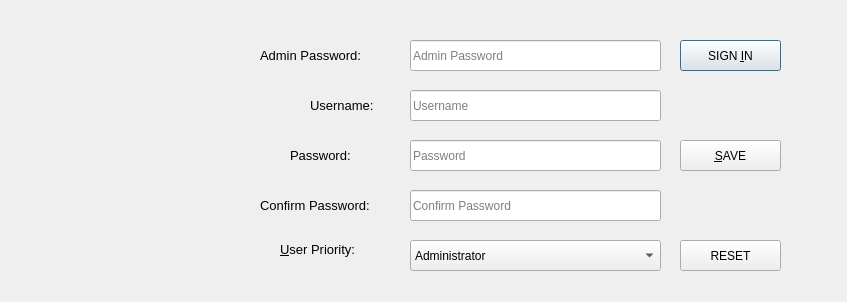
<?xml version="1.0" encoding="UTF-8"?>
<ui version="4.0">
 <class>Dialog_NewUserRegistration</class>
 <widget class="QDialog" name="Dialog_NewUserRegistration">
  <property name="geometry">
   <rect>
    <x>0</x>
    <y>0</y>
    <width>847</width>
    <height>302</height>
   </rect>
  </property>
  <property name="windowTitle">
   <string>New User Registration</string>
  </property>
  <property name="windowIcon">
   <iconset>
    <normaloff>../../OneDrive/Desktop/logo isquare.png</normaloff>../../OneDrive/Desktop/logo isquare.png</iconset>
  </property>
  <widget class="QLineEdit" name="lineEdit_Password">
   <property name="geometry">
    <rect>
     <x>410</x>
     <y>140</y>
     <width>251</width>
     <height>31</height>
    </rect>
   </property>
   <property name="echoMode">
    <enum>QLineEdit::PasswordEchoOnEdit</enum>
   </property>
   <property name="placeholderText">
    <string>Password</string>
   </property>
  </widget>
  <widget class="QLineEdit" name="lineEdit_Confirm_Password">
   <property name="geometry">
    <rect>
     <x>410</x>
     <y>190</y>
     <width>251</width>
     <height>31</height>
    </rect>
   </property>
   <property name="echoMode">
    <enum>QLineEdit::PasswordEchoOnEdit</enum>
   </property>
   <property name="placeholderText">
    <string>Confirm Password</string>
   </property>
  </widget>
  <widget class="QComboBox" name="comboBox_UP">
   <property name="geometry">
    <rect>
     <x>410</x>
     <y>240</y>
     <width>251</width>
     <height>31</height>
    </rect>
   </property>
   <item>
    <property name="text">
     <string>Administrator</string>
    </property>
   </item>
  </widget>
  <widget class="QLabel" name="label_UserPriority">
   <property name="geometry">
    <rect>
     <x>280</x>
     <y>240</y>
     <width>121</width>
     <height>20</height>
    </rect>
   </property>
   <property name="font">
    <font>
     <pointsize>10</pointsize>
    </font>
   </property>
   <property name="text">
    <string>&lt;html&gt;&lt;head/&gt;&lt;body&gt;&lt;p&gt;&amp;amp;User Priority:&lt;/p&gt;&lt;/body&gt;&lt;/html&gt;</string>
   </property>
   <property name="buddy">
    <cstring>comboBox_UP</cstring>
   </property>
  </widget>
  <widget class="QLineEdit" name="lineEdit_AdminPassword">
   <property name="geometry">
    <rect>
     <x>410</x>
     <y>40</y>
     <width>251</width>
     <height>31</height>
    </rect>
   </property>
   <property name="echoMode">
    <enum>QLineEdit::PasswordEchoOnEdit</enum>
   </property>
   <property name="placeholderText">
    <string>Admin Password</string>
   </property>
  </widget>
  <widget class="QPushButton" name="pushButton_Signin">
   <property name="geometry">
    <rect>
     <x>680</x>
     <y>40</y>
     <width>101</width>
     <height>31</height>
    </rect>
   </property>
   <property name="text">
    <string>SIGN &amp;IN</string>
   </property>
   <property name="shortcut">
    <string notr="true">Ctrl+I</string>
   </property>
  </widget>
  <widget class="QLabel" name="label_AP">
   <property name="geometry">
    <rect>
     <x>260</x>
     <y>40</y>
     <width>131</width>
     <height>31</height>
    </rect>
   </property>
   <property name="font">
    <font>
     <pointsize>10</pointsize>
    </font>
   </property>
   <property name="text">
    <string>Admin Password:</string>
   </property>
   <property name="buddy">
    <cstring>lineEdit_AdminPassword</cstring>
   </property>
  </widget>
  <widget class="QLabel" name="label_user">
   <property name="geometry">
    <rect>
     <x>310</x>
     <y>90</y>
     <width>91</width>
     <height>31</height>
    </rect>
   </property>
   <property name="font">
    <font>
     <pointsize>10</pointsize>
    </font>
   </property>
   <property name="text">
    <string>Username:</string>
   </property>
   <property name="buddy">
    <cstring>lineEdit_Username</cstring>
   </property>
  </widget>
  <widget class="QLineEdit" name="lineEdit_Username">
   <property name="geometry">
    <rect>
     <x>410</x>
     <y>90</y>
     <width>251</width>
     <height>31</height>
    </rect>
   </property>
   <property name="echoMode">
    <enum>QLineEdit::PasswordEchoOnEdit</enum>
   </property>
   <property name="placeholderText">
    <string>Username</string>
   </property>
  </widget>
  <widget class="QLabel" name="label_Password">
   <property name="geometry">
    <rect>
     <x>290</x>
     <y>140</y>
     <width>91</width>
     <height>31</height>
    </rect>
   </property>
   <property name="font">
    <font>
     <pointsize>10</pointsize>
    </font>
   </property>
   <property name="text">
    <string>Password:</string>
   </property>
   <property name="buddy">
    <cstring>lineEdit_Password</cstring>
   </property>
  </widget>
  <widget class="QLabel" name="label_ConPassword">
   <property name="geometry">
    <rect>
     <x>260</x>
     <y>190</y>
     <width>151</width>
     <height>31</height>
    </rect>
   </property>
   <property name="font">
    <font>
     <pointsize>10</pointsize>
    </font>
   </property>
   <property name="text">
    <string>Confirm Password:</string>
   </property>
   <property name="buddy">
    <cstring>lineEdit_Confirm_Password</cstring>
   </property>
  </widget>
  <widget class="QPushButton" name="pushButton_Save">
   <property name="geometry">
    <rect>
     <x>680</x>
     <y>140</y>
     <width>101</width>
     <height>31</height>
    </rect>
   </property>
   <property name="text">
    <string>&amp;SAVE</string>
   </property>
   <property name="shortcut">
    <string>Ctrl+S</string>
   </property>
  </widget>
  <widget class="QPushButton" name="pushButton_reset">
   <property name="geometry">
    <rect>
     <x>680</x>
     <y>240</y>
     <width>101</width>
     <height>31</height>
    </rect>
   </property>
   <property name="text">
    <string>RESET</string>
   </property>
  </widget>
  <widget class="QLabel" name="label">
   <property name="geometry">
    <rect>
     <x>10</x>
     <y>20</y>
     <width>231</width>
     <height>241</height>
    </rect>
   </property>
   <property name="text">
    <string/>
   </property>
   <property name="pixmap">
    <pixmap>../../OneDrive/Desktop/Icons/usericon256x256.ico</pixmap>
   </property>
  </widget>
 </widget>
 <tabstops>
  <tabstop>lineEdit_AdminPassword</tabstop>
  <tabstop>lineEdit_Username</tabstop>
  <tabstop>lineEdit_Password</tabstop>
  <tabstop>lineEdit_Confirm_Password</tabstop>
  <tabstop>comboBox_UP</tabstop>
  <tabstop>pushButton_Signin</tabstop>
  <tabstop>pushButton_Save</tabstop>
  <tabstop>pushButton_reset</tabstop>
 </tabstops>
 <resources/>
 <connections/>
</ui>
